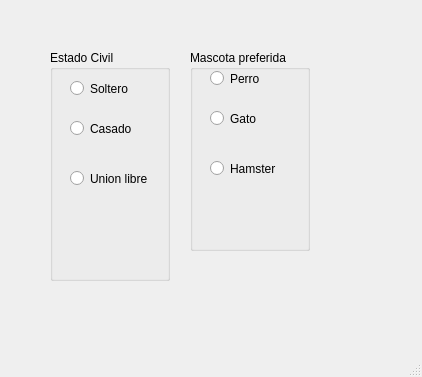
<?xml version="1.0" encoding="UTF-8"?>
<ui version="4.0">
 <class>MainWindow</class>
 <widget class="QMainWindow" name="MainWindow">
  <property name="geometry">
   <rect>
    <x>0</x>
    <y>0</y>
    <width>422</width>
    <height>377</height>
   </rect>
  </property>
  <property name="windowTitle">
   <string>MainWindow</string>
  </property>
  <widget class="QWidget" name="centralwidget">
   <widget class="QGroupBox" name="groupBox">
    <property name="geometry">
     <rect>
      <x>50</x>
      <y>50</y>
      <width>120</width>
      <height>231</height>
     </rect>
    </property>
    <property name="title">
     <string>Estado Civil</string>
    </property>
    <widget class="QRadioButton" name="rb_union_libre">
     <property name="geometry">
      <rect>
       <x>20</x>
       <y>120</y>
       <width>82</width>
       <height>17</height>
      </rect>
     </property>
     <property name="text">
      <string>Union libre</string>
     </property>
    </widget>
    <widget class="QRadioButton" name="rb_soltero">
     <property name="geometry">
      <rect>
       <x>20</x>
       <y>30</y>
       <width>82</width>
       <height>17</height>
      </rect>
     </property>
     <property name="text">
      <string>Soltero</string>
     </property>
    </widget>
    <widget class="QRadioButton" name="rb_casado">
     <property name="geometry">
      <rect>
       <x>20</x>
       <y>70</y>
       <width>82</width>
       <height>17</height>
      </rect>
     </property>
     <property name="text">
      <string>Casado</string>
     </property>
    </widget>
   </widget>
   <widget class="QGroupBox" name="groupBox_2">
    <property name="geometry">
     <rect>
      <x>190</x>
      <y>50</y>
      <width>120</width>
      <height>201</height>
     </rect>
    </property>
    <property name="title">
     <string>Mascota preferida</string>
    </property>
    <widget class="QRadioButton" name="rb_gato">
     <property name="geometry">
      <rect>
       <x>20</x>
       <y>60</y>
       <width>82</width>
       <height>17</height>
      </rect>
     </property>
     <property name="text">
      <string>Gato</string>
     </property>
    </widget>
    <widget class="QRadioButton" name="rb_hamster">
     <property name="geometry">
      <rect>
       <x>20</x>
       <y>110</y>
       <width>82</width>
       <height>17</height>
      </rect>
     </property>
     <property name="text">
      <string>Hamster</string>
     </property>
    </widget>
    <widget class="QRadioButton" name="rb_perro">
     <property name="geometry">
      <rect>
       <x>20</x>
       <y>20</y>
       <width>82</width>
       <height>17</height>
      </rect>
     </property>
     <property name="text">
      <string>Perro</string>
     </property>
    </widget>
   </widget>
  </widget>
  <widget class="QMenuBar" name="menubar">
   <property name="geometry">
    <rect>
     <x>0</x>
     <y>0</y>
     <width>422</width>
     <height>21</height>
    </rect>
   </property>
  </widget>
  <widget class="QStatusBar" name="statusbar"/>
 </widget>
 <resources/>
 <connections/>
</ui>
